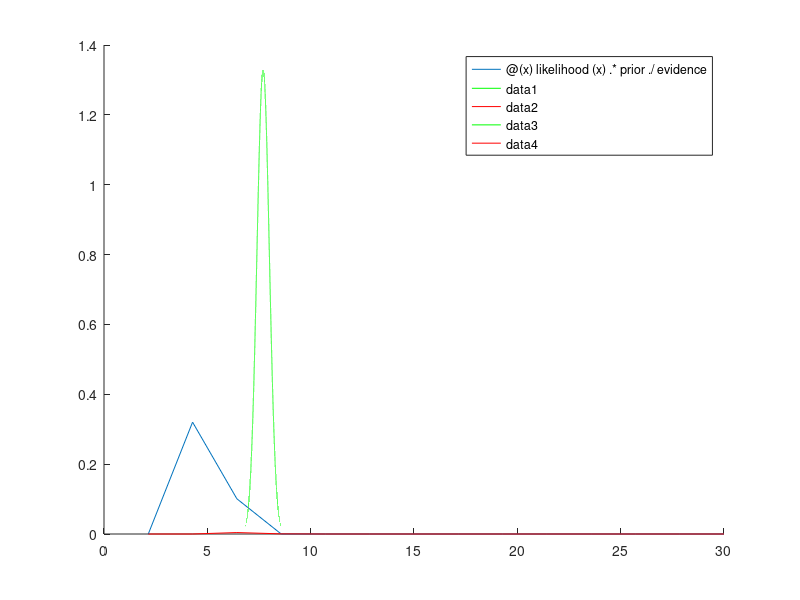

The MATLAB script that drew this image:
%% Q1b
X=  [1.1 0.05;
    1.01 0.01;
    0.99 0.01;
    0.98 0.01;
    1 0.02;
    1.3 0.4];

R1=X(:,2).^2;
X2=1./R1;
X3=X(:,1).*X2;
sumX2=sum(X2);
sumX3=sum(X3);
MLE=sumX3/sumX2;

% The varience is given by 1/sumX2
%therefor std =sqrt(1/sumX2)
Stderr=sqrt(1/sumX2);

%% Q2b
N=10;
T=50;
Slim=30;

likelihood=@(x)poisspdf(T,x.*N);
evidence=(1./Slim).*integral(likelihood,0,Slim);
prior=1/Slim;
posterior= @(x)likelihood(x).*prior./evidence;

hold on

fplot(posterior,[0,Slim]);

%Mode
mode=T/N;
%Mean
expectation=@(x) posterior(x).*x;
mean=integral(expectation,0,Slim);

% Q2c
mu=7.7;
sig=0.3;
X=linspace(0,30,1000000);
normal=@(x)normpdf(x,mu,sig);
plot(X,normal(X),'g')
Ayy=@(x)likelihood(x).*normal(x);
evidence2=(1./Slim).*integral(Ayy,0,Slim);
posterior2=@(x)Ayy(x).*(1/Slim)./evidence2;

fplot(posterior2,[0,Slim],'r');



%???quad=(-(10*sig^2-mu)+sqrt((10*sig^2-mu)^2+4*N))/2%%%%WTF IS GOING ON???
ALL=posterior2(X);
[M,N]=max(ALL)
Xmax=X(N)

%% PLAY
n=8;
E=1e44;
rmode=sqrt(E*1e9/(2*pi*(2*n-2)));
%% Q3
n=8;
E=1e44;
spacing=1/50000;
R=[0:spacing:0.5];
LHOOD=poisspdf(n,1./(4*pi.*R.^2));
POSTUNORM=(R.^2).*LHOOD;
plot(R,POSTUNORM,'g');
hold on

EVID=trapz(R,POSTUNORM);
POSTNORM=POSTUNORM/EVID;
plot(R,POSTNORM,'r');

%MODE NUMERICAL
[M,N]=max(POSTUNORM)
Rmax=R(N)
rmax=Rmax.*(sqrt(E*1e9))

%MEAN
EXP_R=trapz(R,R.*POSTNORM)
EXP_r=EXP_R.*(sqrt(E*1e9))

